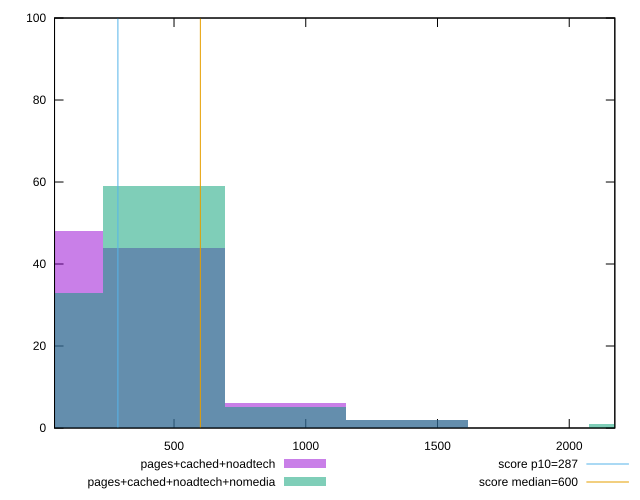

The script that saved this image:
reset

$pagesCachedNoadtech <<EOF
461.2347198026151 44
0 48
922.4694396052301 6
1383.7041594078453 2
EOF

$pagesCachedNoadtechNomedia <<EOF
0 33
461.2347198026151 59
922.4694396052301 5
2306.1735990130755 1
1383.7041594078453 2
EOF

set key outside below
set boxwidth 461.2347198026151
set xrange [46.5:2173.0319999999992]
set yrange [0:100]
set trange [0:100]
set style fill transparent solid 0.5 noborder

set parametric
set terminal svg size 640, 500 enhanced background rgb 'white'
set output "report_00013_2021-02-09T12-04-24.940Z/total-blocking-time/comparison/histogram/2_vs_3.svg"

plot $pagesCachedNoadtech title "pages+cached+noadtech" with boxes, \
     $pagesCachedNoadtechNomedia title "pages+cached+noadtech+nomedia" with boxes, \
     287,t title "score p10=287", \
     600,t title "score median=600"

reset
